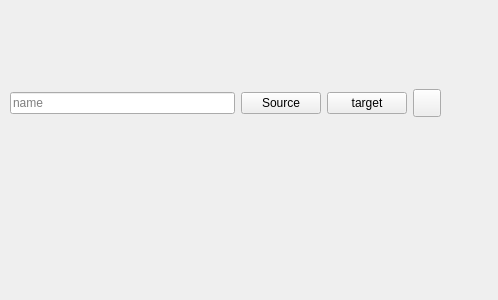
<?xml version="1.0" encoding="UTF-8"?>
<ui version="4.0">
 <class>Form</class>
 <widget class="QWidget" name="Form">
  <property name="geometry">
   <rect>
    <x>0</x>
    <y>0</y>
    <width>498</width>
    <height>300</height>
   </rect>
  </property>
  <property name="windowTitle">
   <string>Form</string>
  </property>
  <widget class="QWidget" name="ik_item_widget" native="true">
   <property name="geometry">
    <rect>
     <x>10</x>
     <y>80</y>
     <width>431</width>
     <height>47</height>
    </rect>
   </property>
   <layout class="QHBoxLayout" name="horizontalLayout">
    <item>
     <widget class="QLineEdit" name="name_lineEdit">
      <property name="placeholderText">
       <string>name</string>
      </property>
     </widget>
    </item>
    <item>
     <widget class="QPushButton" name="source_bone_pushButton">
      <property name="text">
       <string>Source</string>
      </property>
     </widget>
    </item>
    <item>
     <widget class="QPushButton" name="target_bone_pushButton">
      <property name="text">
       <string>target</string>
      </property>
     </widget>
    </item>
    <item>
     <widget class="QPushButton" name="close_pushButton">
      <property name="minimumSize">
       <size>
        <width>28</width>
        <height>28</height>
       </size>
      </property>
      <property name="maximumSize">
       <size>
        <width>28</width>
        <height>28</height>
       </size>
      </property>
      <property name="text">
       <string/>
      </property>
      <property name="icon">
       <iconset resource="../../../icons.qrc">
        <normaloff>:/Icons/blender_icons/remove.svg</normaloff>:/Icons/blender_icons/remove.svg</iconset>
      </property>
     </widget>
    </item>
   </layout>
  </widget>
 </widget>
 <resources>
  <include location="../../../icons.qrc"/>
 </resources>
 <connections/>
</ui>
